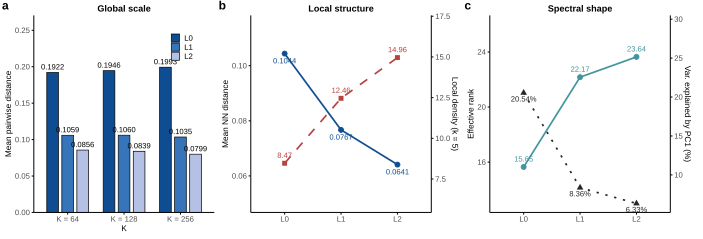

This figure's Python source:
# codebook_geometry.py
# Fig: RQ-VAE three-layer codebook geometry heterogeneity (SS 1.2 evidence)
# Panels: a) mean pairwise distance across unified codebook sizes
#         b) K=128: NN distance (down) + local density k=5 (up)
#         c) K=128: effective rank (up) + PC1 variance share (down)
# Export: SVG + PDF + TIFF (editable text, Arial, 5pt floor)

import matplotlib
matplotlib.use("Agg")
import matplotlib.pyplot as plt
import numpy as np

plt.rcParams.update({
    "font.family": "sans-serif",
    "font.sans-serif": ["Arial", "DejaVu Sans", "Liberation Sans"],
    "svg.fonttype": "none",
    "pdf.fonttype": 42,
    "font.size": 7,
    "axes.spines.right": False,
    "axes.spines.top": False,
    "axes.linewidth": 0.8,
    "legend.frameon": False,
})

BLUE_DARK = "#0F4D92"
BLUE_MID = "#3775BA"
BLUE_SOFT = "#B4C0E4"
BLACK = "#272727"
RED = "#B64342"
TEAL = "#42949E"

LAYER_COLORS = [BLUE_DARK, BLUE_MID, BLUE_SOFT]

ks = ["K = 64", "K = 128", "K = 256"]
pairwise = {
    "L0": [0.1922, 0.1946, 0.1993],
    "L1": [0.1059, 0.1060, 0.1035],
    "L2": [0.0856, 0.0839, 0.0799],
}

layers = ["L0", "L1", "L2"]
nn_dist = [0.1044, 0.0767, 0.0641]
local_density = [8.47, 12.46, 14.96]
eff_rank = [15.65, 22.17, 23.64]
pc1_var = [20.54, 8.36, 6.33]

fig, axes = plt.subplots(1, 3, figsize=(7.20, 2.35), constrained_layout=True)

# ---- Panel a: pairwise distance (grouped bars) ----
ax = axes[0]
x = np.arange(3)
w = 0.26
for i, (layer, color) in enumerate(zip(layers, LAYER_COLORS)):
    offset = (i - 1) * w
    bars = ax.bar(x + offset, pairwise[layer], width=w, color=color,
                  edgecolor="black", linewidth=0.5, label=layer)
    for bar, val in zip(bars, pairwise[layer]):
        ax.text(bar.get_x() + bar.get_width() / 2, bar.get_height() + 0.004,
                f"{val:.4f}", ha="center", va="bottom", fontsize=5.5)
ax.set_xticks(x)
ax.set_xticklabels(ks)
ax.set_ylim(0, 0.26)
ax.set_ylabel("Mean pairwise distance")
ax.set_title("Global scale", fontsize=7, pad=3)
ax.legend(loc="upper right", fontsize=6.2, ncols=1, handlelength=1.2, handletextpad=0.5, columnspacing=1.0)
ax.text(0.02, 0.97, "a", transform=ax.transAxes, fontsize=9, fontweight="bold",
        ha="left", va="top")

# ---- Panel b: NN distance (down) + local density (up) ----
ax = axes[1]
ax.plot(layers, nn_dist, color=BLUE_DARK, marker="o", markersize=4.5, lw=1.4)
for xi, yi in zip(range(3), nn_dist):
    ax.text(xi, yi - 0.004, f"{yi:.4f}", ha="center", va="top", fontsize=5.5,
            color=BLUE_DARK)
ax.set_ylim(0.05, 0.115)
ax.set_ylabel("Mean NN distance")
ax2 = ax.twinx()
ax2.spines["top"].set_visible(False)
ax2.plot(layers, local_density, color=RED, marker="s", markersize=4.0, lw=1.4,
         ls="--")
for xi, yi in zip(range(3), local_density):
    ax2.text(xi, yi + 0.45, f"{yi:.2f}", ha="center", va="bottom", fontsize=5.5,
             color=RED)
ax2.set_ylim(6, 17)
ax2.set_ylabel("Local density (k = 5)", color=RED)
ax2.tick_params(axis="y", colors=RED)
ax2.spines["right"].set_visible(True)
ax2.spines["right"].set_color(RED)
ax2.spines["right"].set_linewidth(0.8)
ax.set_title("Local structure", fontsize=7, pad=3)
ax.text(0.02, 0.97, "b", transform=ax.transAxes, fontsize=9, fontweight="bold",
        ha="left", va="top")

# ---- Panel c: effective rank (up) + PC1 variance (down) ----
ax = axes[2]
ax.plot(layers, eff_rank, color=TEAL, marker="o", markersize=4.5, lw=1.4)
for xi, yi in zip(range(3), eff_rank):
    ax.text(xi, yi + 0.45, f"{yi:.2f}", ha="center", va="bottom", fontsize=5.5,
            color=TEAL)
ax.set_ylim(13, 26)
ax.set_ylabel("Effective rank")
ax2 = ax.twinx()
ax2.spines["top"].set_visible(False)
ax2.plot(layers, pc1_var, color=BLACK, marker="^", markersize=4.5, lw=1.4,
         ls=":")
for xi, yi in zip(range(3), pc1_var):
    ax2.text(xi, yi - 0.85, f"{yi:.2f}%", ha="center", va="top", fontsize=5.5,
             color=BLACK)
ax2.set_ylim(2, 25)
ax2.set_ylabel("Var. explained by PC1 (%)", color=BLACK)
ax2.spines["right"].set_visible(True)
ax2.spines["right"].set_linewidth(0.8)
ax.set_title("Spectral shape", fontsize=7, pad=3)
ax.text(0.02, 0.97, "c", transform=ax.transAxes, fontsize=9, fontweight="bold",
        ha="left", va="top")

fig.savefig("codebook_geometry.svg", bbox_inches="tight")
fig.savefig("codebook_geometry.pdf", bbox_inches="tight")
fig.savefig("codebook_geometry.tiff", dpi=600, bbox_inches="tight")
print("saved svg/pdf/tiff")
